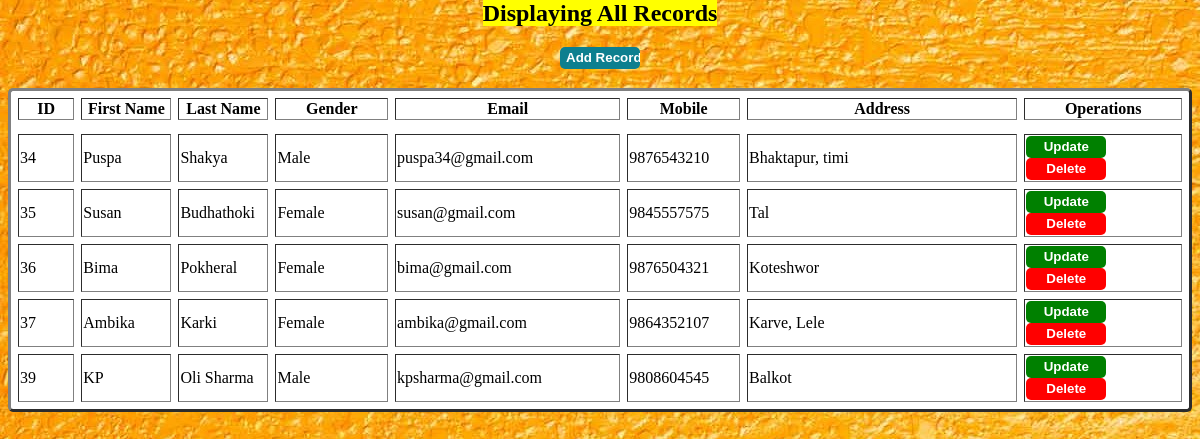
The app's page /inform/schedule/routine/display.php with its own data.
### tables this page shows
CREATE TABLE `inform` (
  `id` int(100) NOT NULL,
  `fname` varchar(100) NOT NULL,
  `lname` varchar(100) NOT NULL,
  `gender` varchar(100) NOT NULL,
  `email` varchar(100) NOT NULL,
  `mobile` varchar(255) NOT NULL,
  `address` varchar(100) NOT NULL
);

### inform/schedule/routine/display.php (the view, shortened to what this page needs)
<html>
<head>
</head>
</html>
<?php
include("config.php");
$query= "SELECT * FROM inform";
$data = mysqli_query($conn,$query);
$total = mysqli_num_rows($data);
if($total != 0)
{
	?>
	<h2 align="center"><mark>Displaying All Records</mark></h2>
	<h3 align="center"><a href='userinfo.php'><input type='submit' value='Add Record' class='add'></a></h3>
	<center><table border="3" cellspacing="7" width="100%">
		<tr>
		<th width="5%">ID</th>
		<th width="8%">First Name</th>
		<th width="8%">Last Name</th>
		<th width="10%">Gender</th>
		<th width="20%">Email</th>
		<th width="10%">Mobile</th>
		<th width="24%">Address</th>
		<th width="14%">Operations</th>
		</tr>
	<?php
	while($result = mysqli_fetch_assoc($data))
	{
	echo "<tr>
		      <td>".$result[id]."</td>
		      <td>".$result[fname]."</td>
		      <td>".$result[lname]."</td>
		      <td>".$result[gender]."</td>
		      <td>".$result[email]."</td>
		      <td>".$result[mobile]."</td>
		      <td>".$result[address]."</td>
		      <td><a href='update.php?id=$result[id]'><input type='submit' value='Update' class='update'></a>
		      <a href='delete.php?id=$result[id]'><input type='submit' value='Delete' class='delete'></a></td>
		</tr>
		";
    }
}else
{
	echo "No records found";
}
?>
</table>
</center>

### inform/schedule/routine/display.php (style rules this page uses)
table { background-color: white; border-radius: 5px; }
.update ,.delete ,.add { background-color: green; color: white; border: 0; outline: none; border-radius: 5px; height: 22px; width: 80px; font-weight: bold; cursor: pointer; }
.delete { background-color: red; }
.add { background-color: #0d7f8f; }

### records on screen
inform: id "34", fname "Puspa", lname "Shakya", gender "Male", email "puspa34@gmail.com", mobile "9876543210", address "Bhaktapur, timi"
inform: id "35", fname "Susan", lname "Budhathoki", gender "Female", email "susan@gmail.com", mobile "9845557575", address "Tal"
inform: id "36", fname "Bima", lname "Pokheral", gender "Female", email "bima@gmail.com", mobile "9876504321", address "Koteshwor"
inform: id "37", fname "Ambika", lname "Karki", gender "Female", email "ambika@gmail.com", mobile "9864352107", address "Karve, Lele"
inform: id "39", fname "KP", lname "Oli Sharma", gender "Male", email "kpsharma@gmail.com", mobile "9808604545", address "Balkot"
